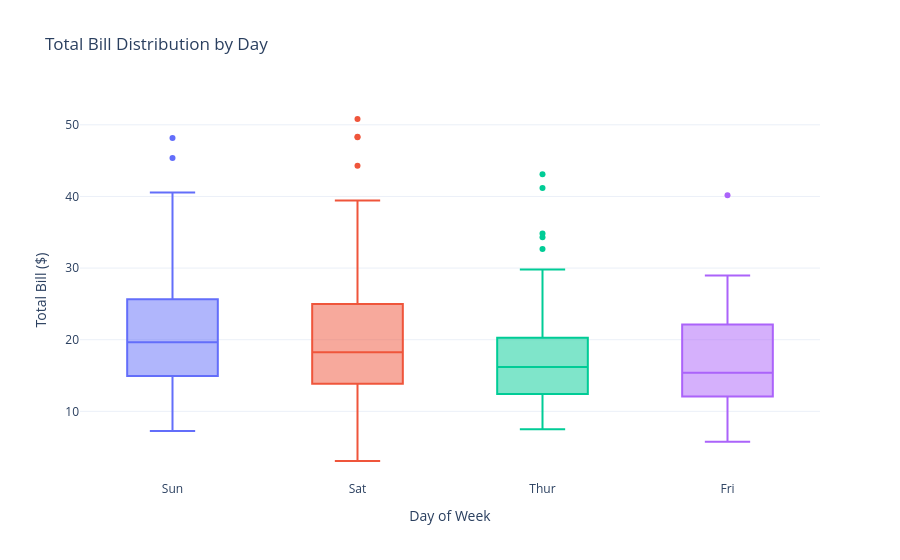

The code cell stored with this chart in its notebook:
### Code cell
# Create an interactive box plot to show distribution of total bills by day
# Using Plotly Express instead of cufflinks for better compatibility
print("Interactive Box Plot: Total Bill Distribution by Day")
print("This shows the distribution of bill amounts for each day")
print("Box shows median and quartiles, whiskers show range, dots show outliers")

# Use Plotly Express which is compatible with newer versions
# This avoids the cufflinks color format issues
import plotly.express as px

fig = px.box(tips, x='day', y='total_bill',
             title='Total Bill Distribution by Day',
             template='plotly_white',
             color='day')

fig.update_layout(
    xaxis_title='Day of Week',
    yaxis_title='Total Bill ($)',
    showlegend=False
)

fig.show()

### Figure 1 — Plotly figure (JSON) as saved in the notebook; plotly's stock layout.template omitted (floating-point values rounded to 4 significant figures)
{"data": [{"alignmentgroup": "True", "hovertemplate": "day=%{x}<br>total_bill=%{y}<extra></extra>", "legendgroup": "Sun", "marker": {"color": "#636efa"}, "name": "Sun", "notched": false, "offsetgroup": "Sun", "orientation": "v", "showlegend": true, "type": "box", "x": ["Sun", "Sun", "Sun", "Sun", "Sun", "Sun", "Sun", "Sun", "Sun", "Sun", "Sun", "Sun", "Sun", "Sun", "Sun", "Sun", "Sun", "Sun", "Sun", "Sun", "Sun", "Sun", "Sun", "Sun", "Sun", "Sun", "Sun", "Sun", "Sun", "Sun", "Sun", "Sun", "Sun", "Sun", "Sun", "Sun", "Sun", "Sun", "Sun", "Sun", "Sun", "Sun", "Sun", "Sun", "Sun", "Sun", "Sun", "Sun", "Sun", "Sun", "Sun", "Sun", "Sun", "Sun", "Sun", "Sun", "Sun", "Sun", "Sun", "Sun", "Sun", "Sun", "Sun", "Sun", "Sun", "Sun", "Sun", "Sun", "Sun", "Sun", "Sun", "Sun", "Sun", "Sun", "Sun", "Sun"], "x0": " ", "xaxis": "x", "y": [16.99, 10.34, 21.01, 23.68, 24.59, 25.29, 8.77, 26.88, 15.04, 14.78, 10.27, 35.26, 15.42, 18.43, 14.83, 21.58, 10.33, 16.29, 16.97, 17.46, 13.94, 9.68, 30.4, 18.29, 22.23, 32.4, 28.55, 18.04, 12.54, 10.29, 34.81, 9.94, 25.56, 19.49, 38.07, 23.95, 25.71, 17.31, 29.93, 14.07, 13.13, 17.26, 24.55, 19.77, 29.85, 48.17, 25.0, 13.39, 16.49, 21.5, 12.66, 16.21, 13.81, 17.51, 24.52, 20.76, 31.71, 7.25, 31.85, 16.82, 32.9, 17.89, 14.48, 9.6, 34.63, 34.65, 23.33, 45.35, 23.17, 40.55, 20.69, 20.9, 30.46, 18.15, 23.1, 15.69], "y0": " ", "yaxis": "y"}, {"alignmentgroup": "True", "hovertemplate": "day=%{x}<br>total_bill=%{y}<extra></extra>", "legendgroup": "Sat", "marker": {"color": "#EF553B"}, "name": "Sat", "notched": false, "offsetgroup": "Sat", "orientation": "v", "showlegend": true, "type": "box", "x": ["Sat", "Sat", "Sat", "Sat", "Sat", "Sat", "Sat", "Sat", "Sat", "Sat", "Sat", "Sat", "Sat", "Sat", "Sat", "Sat", "Sat", "Sat", "Sat", "Sat", "Sat", "Sat", "Sat", "Sat", "Sat", "Sat", "Sat", "Sat", "Sat", "Sat", "Sat", "Sat", "Sat", "Sat", "Sat", "Sat", "Sat", "Sat", "Sat", "Sat", "Sat", "Sat", "Sat", "Sat", "Sat", "Sat", "Sat", "Sat", "Sat", "Sat", "Sat", "Sat", "Sat", "Sat", "Sat", "Sat", "Sat", "Sat", "Sat", "Sat", "Sat", "Sat", "Sat", "Sat", "Sat", "Sat", "Sat", "Sat", "Sat", "Sat", "Sat", "Sat", "Sat", "Sat", "Sat", "Sat", "Sat", "Sat", "Sat", "Sat", "Sat", "Sat", "Sat", "Sat", "Sat", "Sat", "Sat"], "x0": " ", "xaxis": "x", "y": [20.65, 17.92, 20.29, 15.77, 39.42, 19.82, 17.81, 13.37, 12.69, 21.7, 19.65, 9.55, 18.35, 15.06, 20.69, 17.78, 24.06, 16.31, 16.93, 18.69, 31.27, 16.04, 38.01, 26.41, 11.24, 48.27, 20.29, 13.81, 11.02, 18.29, 17.59, 20.08, 16.45, 3.07, 20.23, 15.01, 12.02, 17.07, 26.86, 25.28, 14.73, 10.51, 17.92, 44.3, 22.42, 20.92, 15.36, 20.49, 25.21, 18.24, 14.31, 14.0, 7.25, 10.59, 10.63, 50.81, 15.81, 26.59, 38.73, 24.27, 12.76, 30.06, 25.89, 48.33, 13.27, 28.17, 12.9, 28.15, 11.59, 7.74, 30.14, 20.45, 13.28, 22.12, 24.01, 15.69, 11.61, 10.77, 15.53, 10.07, 12.6, 32.83, 35.83, 29.03, 27.18, 22.67, 17.82], "y0": " ", "yaxis": "y"}, {"alignmentgroup": "True", "hovertemplate": "day=%{x}<br>total_bill=%{y}<extra></extra>", "legendgroup": "Thur", "marker": {"color": "#00cc96"}, "name": "Thur", "notched": false, "offsetgroup": "Thur", "orientation": "v", "showlegend": true, "type": "box", "x": ["Thur", "Thur", "Thur", "Thur", "Thur", "Thur", "Thur", "Thur", "Thur", "Thur", "Thur", "Thur", "Thur", "Thur", "Thur", "Thur", "Thur", "Thur", "Thur", "Thur", "Thur", "Thur", "Thur", "Thur", "Thur", "Thur", "Thur", "Thur", "Thur", "Thur", "Thur", "Thur", "Thur", "Thur", "Thur", "Thur", "Thur", "Thur", "Thur", "Thur", "Thur", "Thur", "Thur", "Thur", "Thur", "Thur", "Thur", "Thur", "Thur", "Thur", "Thur", "Thur", "Thur", "Thur", "Thur", "Thur", "Thur", "Thur", "Thur", "Thur", "Thur", "Thur"], "x0": " ", "xaxis": "x", "y": [27.2, 22.76, 17.29, 19.44, 16.66, 10.07, 32.68, 15.98, 34.83, 13.03, 18.28, 24.71, 21.16, 10.65, 12.43, 24.08, 11.69, 13.42, 14.26, 15.95, 12.48, 29.8, 8.52, 14.52, 11.38, 22.82, 19.08, 20.27, 11.17, 12.26, 18.26, 8.51, 10.33, 14.15, 16.0, 13.16, 17.47, 34.3, 41.19, 27.05, 16.43, 8.35, 18.64, 11.87, 9.78, 7.51, 19.81, 28.44, 15.48, 16.58, 7.56, 10.34, 43.11, 13.0, 13.51, 18.71, 12.74, 13.0, 16.4, 20.53, 16.47, 18.78], "y0": " ", "yaxis": "y"}, {"alignmentgroup": "True", "hovertemplate": "day=%{x}<br>total_bill=%{y}<extra></extra>", "legendgroup": "Fri", "marker": {"color": "#ab63fa"}, "name": "Fri", "notched": false, "offsetgroup": "Fri", "orientation": "v", "showlegend": true, "type": "box", "x": ["Fri", "Fri", "Fri", "Fri", "Fri", "Fri", "Fri", "Fri", "Fri", "Fri", "Fri", "Fri", "Fri", "Fri", "Fri", "Fri", "Fri", "Fri", "Fri"], "x0": " ", "xaxis": "x", "y": [28.97, 22.49, 5.75, 16.32, 22.75, 40.17, 27.28, 12.03, 21.01, 12.46, 11.35, 15.38, 12.16, 13.42, 8.58, 15.98, 13.42, 16.27, 10.09], "y0": " ", "yaxis": "y"}], "layout": {"boxmode": "overlay", "legend": {"title": {"text": "day"}, "tracegroupgap": 0}, "showlegend": false, "title": {"text": "Total Bill Distribution by Day"}, "xaxis": {"anchor": "y", "categoryarray": ["Sun", "Sat", "Thur", "Fri"], "categoryorder": "array", "domain": [0, 1], "title": {"text": "Day of Week"}}, "yaxis": {"anchor": "x", "domain": [0, 1], "title": {"text": "Total Bill ($)"}}}}
